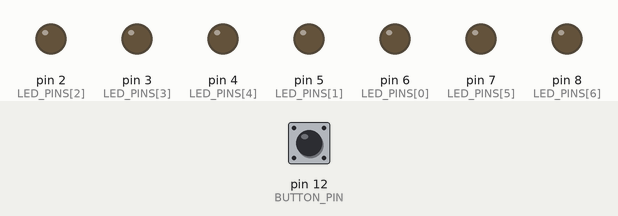
Recording of a sketch running on a simulated Arduino Uno, built with avr-gcc and run on an emulated ATmega328P. Shown: output pins drawn as LEDs (lit = HIGH). The test bench sets the inputs (shaded band); at power-on: pin 12 (BUTTON_PIN) HIGH.

Above: at 5.4 s.
5.5 s: pin 12 (BUTTON_PIN) pulled LOW for 0.15 s
At 6.7 s:
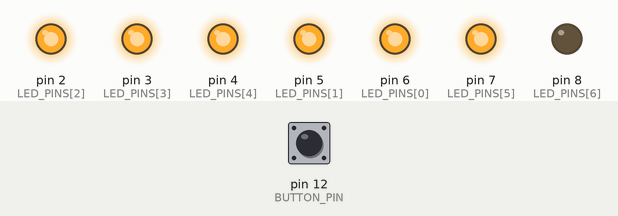
7.1 s: pin 12 (BUTTON_PIN) pulled LOW for 1 s
At 8.0 s:
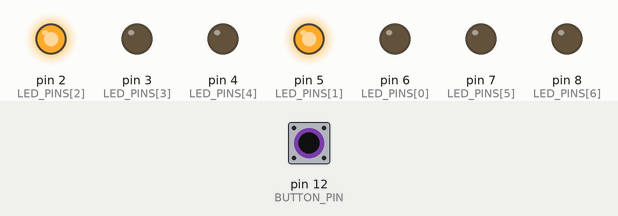
9.6 s: pin 12 (BUTTON_PIN) pulled LOW for 0.15 s
At 9.9 s:
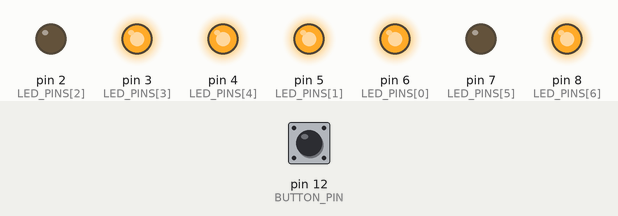
11.2 s: pin 12 (BUTTON_PIN) pulled LOW for 3.2 s
At 12.4 s:
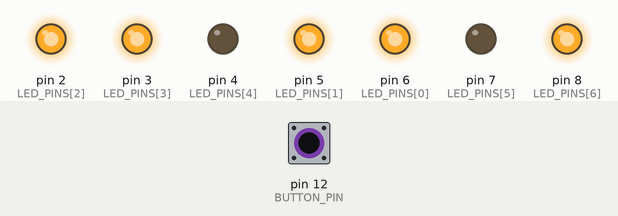
15.9 s: pin 12 (BUTTON_PIN) pulled LOW for 0.15 s
At 17.1 s:
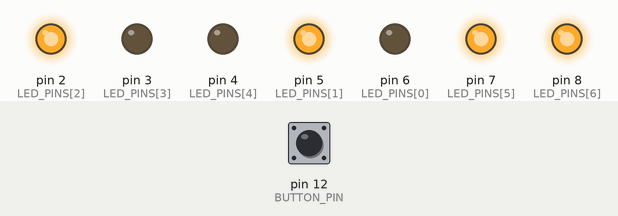
17.5 s: pin 12 (BUTTON_PIN) pulled LOW for 1 s
At 18.3 s:
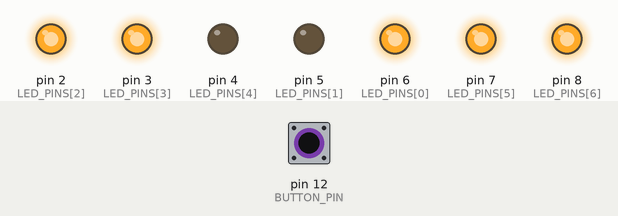
Timing chart, 0 to 20.5 s (numbered marks = the images above; inputs shaded):
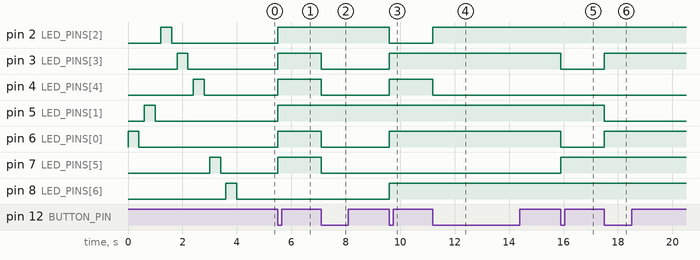

The sketch:

8SEGMENT_LED_WITH_BUTTON.ino
```cpp
// CONSTANTS
const int BUTTON_PIN = 12;
const int LED_PINS[7] = {6, 5, 2, 3, 4, 7, 8};
const int delayTime = 750;
const int B[10] = {0b1111110, 0b0110000, 0b1101101, 0b1111001, 0b0110011, 0b1011011, 0b1011111, 0b1110000, 0b1111111, 0b1110011};

void setup() {
  pinMode(BUTTON_PIN, INPUT_PULLUP);

  for(int i = 0; i < 7; i++)
    pinMode(LED_PINS[i], OUTPUT);

  for(int i = 0; i < 7; i++)
    digitalWrite(LED_PINS[i], LOW);

  Serial.begin(9600);

  for(int i = 0; i < 7; i++) {
    digitalWrite(LED_PINS[i], HIGH);
    delay(400);
    digitalWrite(LED_PINS[i], LOW);
    delay(200);
  }
}

void loop() {
  for(int i = 0; i <= 9; i++) {
    do {delay(1); } while(digitalRead(BUTTON_PIN));
    binaryToDisplay(B[i]);
    do {delay(1); } while(!digitalRead(BUTTON_PIN));
  }

  do {delay(1); } while(digitalRead(BUTTON_PIN));
  binaryToDisplay(0b0000000);
  do {delay(1); } while(!digitalRead(BUTTON_PIN));
}

void binaryToDisplay(int b) {
  for(int i = 0; i < 7; i++) {
    digitalWrite(LED_PINS[i], bitRead(b, 6-i));
  }
}
```

Measured:
- after the input at 5.5 s, pin 2 (LED_PINS[2]), pin 3 (LED_PINS[3]), pin 4 (LED_PINS[4]), pin 5 (LED_PINS[1]), pin 6 (LED_PINS[0]), pin 7 (LED_PINS[5]): LOW → HIGH at once
- after the input at 7.1 s, pin 3 (LED_PINS[3]), pin 4 (LED_PINS[4]), pin 6 (LED_PINS[0]), pin 7 (LED_PINS[5]): HIGH → LOW at once
- after the input at 9.6 s, pin 2 (LED_PINS[2]): HIGH → LOW at once; pin 3 (LED_PINS[3]), pin 4 (LED_PINS[4]), pin 6 (LED_PINS[0]), pin 8 (LED_PINS[6]): LOW → HIGH at once
- after the input at 11.2 s, pin 2 (LED_PINS[2]): LOW → HIGH at once; pin 4 (LED_PINS[4]): HIGH → LOW at once
- after the input at 15.9 s, pin 3 (LED_PINS[3]), pin 6 (LED_PINS[0]): HIGH → LOW at once; pin 7 (LED_PINS[5]): LOW → HIGH at once
- after the input at 17.5 s, pin 3 (LED_PINS[3]), pin 6 (LED_PINS[0]): LOW → HIGH at once; pin 5 (LED_PINS[1]): HIGH → LOW at once
